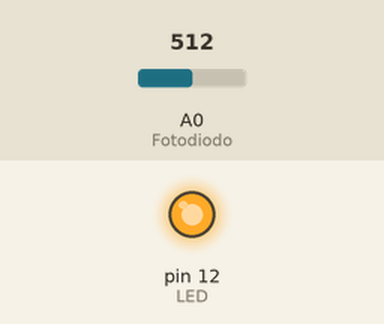
A sketch run on a simulated Arduino Uno, built with avr-gcc and run on an emulated ATmega328P. On the bench: output pins drawn as LEDs (lit = HIGH). The inputs (shaded band) are chosen by the test bench; at power-on: A0 (Fotodiodo) = 512. What the sketch prints to the serial monitor is not drawn.

Above: at 0.1 s.
Timing chart, 0 to 1.6 s (numbered marks = the images above):
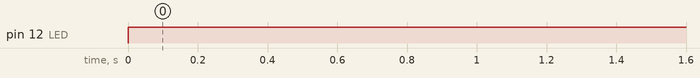

The sketch:

sketch_apr27b.ino
```cpp
#define Fotodiodo A0
#define LED 12
int lightvalue=0;


void setup() {
  pinMode(Fotodiodo,INPUT);
  pinMode(LED,OUTPUT);
  Serial.begin(9600);
  // put your setup code here, to run once:

}

void loop() {
  lightvalue=(long)(analogRead(Fotodiodo)*255)/1023;
  Serial.println(lightvalue);
  analogWrite(LED, 255 - (lightvalue*3));
  // put your main code here, to run repeatedly:

}
```

Measured:
- by itself, pin 12 (LED): LOW → HIGH at 0.00 s
